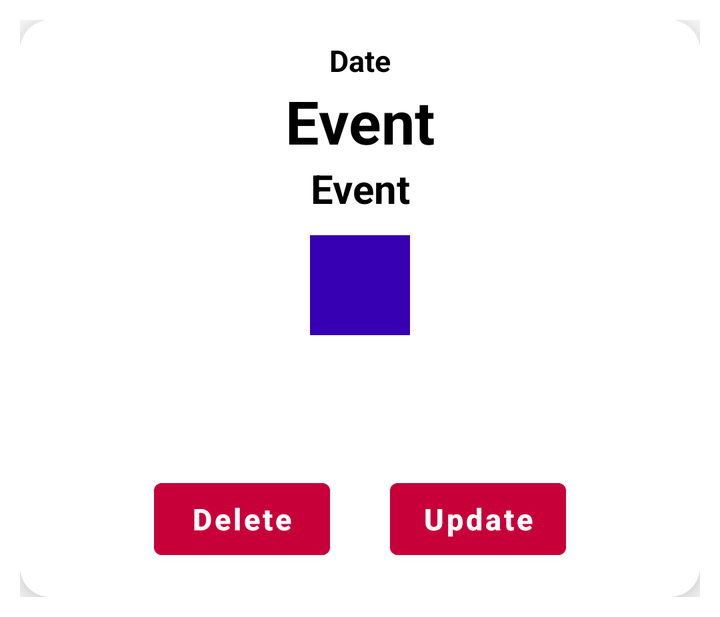
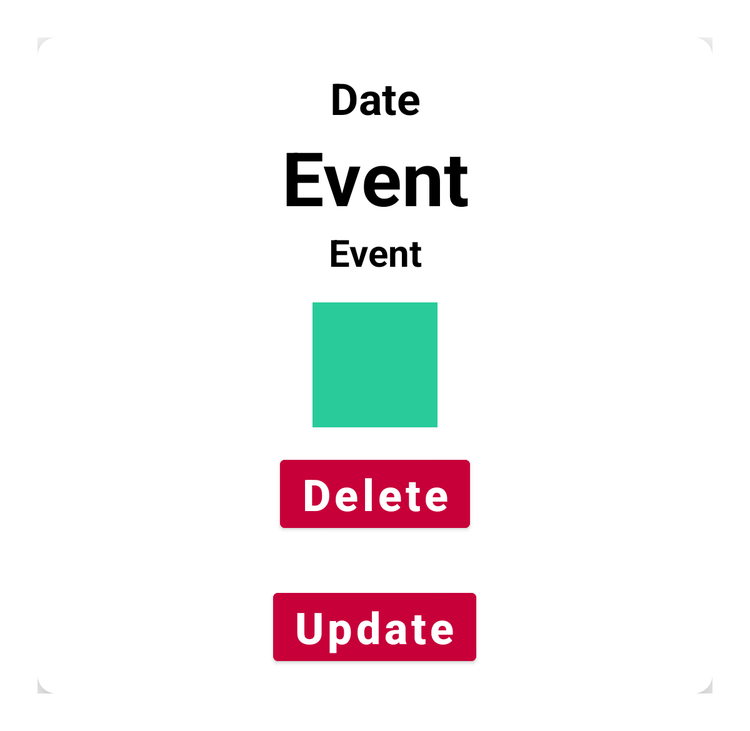

Compare how this app lays out the same screen by default and in its alternative resource folder. The renders come first, then the two layout files and the values they reference.
<!-- AndroidManifest.xml: application theme Theme.Agenda -->
<!-- res/layout/show_event_rowlayout.xml -->
<?xml version="1.0" encoding="utf-8"?>
<LinearLayout xmlns:android="http://schemas.android.com/apk/res/android"
    android:layout_width="match_parent"
    android:layout_height="wrap_content"
    xmlns:app="http://schemas.android.com/apk/res-auto"
    android:orientation="vertical"
    android:layout_margin="10dp">

    <androidx.cardview.widget.CardView
        android:layout_width="match_parent"
        android:layout_height="wrap_content"
        app:cardCornerRadius="15dp"
        app:cardElevation="12sp">
        <LinearLayout
            android:layout_width="match_parent"
            android:layout_height="wrap_content"
            android:orientation="vertical"
            android:background="@color/white"
            android:id="@+id/parent">
            <TextView
                android:layout_width="match_parent"
                android:layout_height="wrap_content"
                android:gravity="center"
                android:textColor="@color/black"
                android:id="@+id/eventdate"
                android:textStyle="bold"
                android:text="Date"
                android:layout_marginTop="10dp"
                android:textSize="15sp"/>
            <TextView
                android:layout_width="match_parent"
                android:layout_height="wrap_content"
                android:gravity="center"
                android:textColor="@color/black"
                android:id="@+id/eventname"
                android:textStyle="bold"
                android:text="Event"
                android:textSize="30sp"/>
            <TextView
                android:layout_width="match_parent"
                android:layout_height="wrap_content"
                android:gravity="center"
                android:textColor="@color/black"
                android:id="@+id/eventtime"
                android:textStyle="bold"
                android:text="Event"
                android:textSize="20sp"/>
            <ImageButton
                android:layout_width="50dp"
                android:layout_height="50dp"
                android:id="@+id/alarmbtn"
                android:layout_gravity="center"
                android:layout_marginTop="10dp"
                android:src="@drawable/ic_baseline_notifications_off_24"
                android:background="@color/design_default_color_primary_dark"/>
            <Button
                android:layout_width="wrap_content"
                android:layout_height="wrap_content"
                android:id="@+id/carte"
                android:text="@string/carte"
                android:visibility="invisible"
                android:layout_gravity="center"
                android:layout_marginTop="5dp"/>
            <LinearLayout
                android:layout_width="wrap_content"
                android:layout_height="match_parent"
                android:orientation="horizontal"
                android:layout_gravity="center_horizontal">
                <Button
                    android:layout_width="wrap_content"
                    android:layout_height="wrap_content"
                    android:id="@+id/delete"
                    android:textStyle="bold"
                    android:layout_gravity="center"
                    android:textColor="@color/white"
                    android:text="@string/delete"
                    android:textSize="15sp"
                    android:textAllCaps="false"
                    android:backgroundTint="@color/background"
                    android:layout_margin="15dp"/>
                <Button
                    android:layout_width="wrap_content"
                    android:layout_height="wrap_content"
                    android:id="@+id/update"
                    android:textStyle="bold"
                    android:layout_gravity="center"
                    android:textColor="@color/white"
                    android:text="@string/update"
                    android:textSize="15sp"
                    android:textAllCaps="false"
                    android:backgroundTint="@color/background"
                    android:layout_margin="15dp"/>

            </LinearLayout>

        </LinearLayout>
    </androidx.cardview.widget.CardView>
</LinearLayout>
<!-- resources referenced by this layout -->
<resources>
  <color name="background">#C70039</color>
  <color name="black">#FF000000</color>
  <color name="white">#FFFFFFFF</color>
  <string name="carte">show location</string>
  <string name="delete">Delete</string>
  <string name="update">Update</string>
  <style name="Theme.Agenda" parent="Theme.MaterialComponents.DayNight.NoActionBar">
          
          <item name="colorPrimary">@color/background</item>
          <item name="colorPrimaryVariant">@color/connect</item>
          <item name="colorOnPrimary">@color/white</item>
          
          <item name="colorSecondary">@color/teal_200</item>
          <item name="colorSecondaryVariant">@color/teal_700</item>
          <item name="colorOnSecondary">@color/black</item>
          
          <item name="android:statusBarColor" tools:targetApi="l">?attr/colorPrimaryVariant</item>
          
      </style>
  <color name="connect">#FBDEE5</color>
  <color name="teal_200">#FF03DAC5</color>
  <color name="teal_700">#FF018786</color>
</resources>
<!-- res/layout-sw600dp/show_event_rowlayout.xml (the repository's variant of the layout above) -->
<!-- drawn on a 7-inch tablet held upright -->
<?xml version="1.0" encoding="utf-8"?>
<LinearLayout xmlns:android="http://schemas.android.com/apk/res/android"
    android:layout_width="match_parent"
    android:layout_height="wrap_content"
    xmlns:app="http://schemas.android.com/apk/res-auto"
    android:orientation="vertical"
    android:layout_margin="30dp">

    <androidx.cardview.widget.CardView
        android:layout_width="match_parent"
        android:layout_height="wrap_content"
        app:cardCornerRadius="15dp"
        app:cardElevation="20sp">
        <LinearLayout
            android:layout_width="match_parent"
            android:layout_height="wrap_content"
            android:orientation="vertical"
            android:background="@color/white"
            android:id="@+id/parent">
            <TextView
                android:layout_width="match_parent"
                android:layout_height="wrap_content"
                android:gravity="center"
                android:textColor="@color/black"
                android:id="@+id/eventdate"
                android:textStyle="bold"
                android:text="Date"
                android:layout_marginTop="25dp"
                android:textSize="35sp"/>
            <TextView
                android:layout_width="match_parent"
                android:layout_height="wrap_content"
                android:gravity="center"
                android:textColor="@color/black"
                android:id="@+id/eventname"
                android:textStyle="bold"
                android:text="Event"
                android:textSize="60sp"/>
            <TextView
                android:layout_width="match_parent"
                android:layout_height="wrap_content"
                android:gravity="center"
                android:textColor="@color/black"
                android:id="@+id/eventtime"
                android:textStyle="bold"
                android:text="Event"
                android:textSize="30sp"/>
            <ImageButton
                android:layout_width="100dp"
                android:layout_height="100dp"
                android:id="@+id/alarmbtn"
                android:layout_gravity="center"
                android:layout_marginTop="20dp"
                android:src="@drawable/ic_baseline_notifications_off_24"
                android:background="@color/monday"/>
            <Button
                android:layout_width="wrap_content"
                android:layout_height="wrap_content"
                android:id="@+id/delete"
                android:textStyle="bold"
                android:layout_gravity="center"
                android:textColor="@color/white"
                android:text="@string/delete"
                android:textSize="35sp"
                android:textAllCaps="false"
                android:backgroundTint="@color/background"
                android:layout_margin="20dp"/>
            <Button
                android:layout_width="wrap_content"
                android:layout_height="wrap_content"
                android:id="@+id/update"
                android:textStyle="bold"
                android:layout_gravity="center"
                android:textColor="@color/white"
                android:text="@string/update"
                android:textSize="35sp"
                android:textAllCaps="false"
                android:backgroundTint="@color/background"
                android:layout_margin="20dp"/>
        </LinearLayout>
    </androidx.cardview.widget.CardView>
</LinearLayout>
<!-- resources referenced by the variant -->
<!-- as a 7-inch tablet held upright resolves them -->
<resources>
  <color name="background">#C70039</color>
  <color name="black">#FF000000</color>
  <color name="monday">#29CB9A</color>
  <color name="white">#FFFFFFFF</color>
  <string name="delete">Delete</string>
  <string name="update">Update</string>
  <style name="Theme.Agenda" parent="Theme.MaterialComponents.DayNight.NoActionBar">
          
          <item name="colorPrimary">@color/background</item>
          <item name="colorPrimaryVariant">@color/connect</item>
          <item name="colorOnPrimary">@color/white</item>
          
          <item name="colorSecondary">@color/teal_200</item>
          <item name="colorSecondaryVariant">@color/teal_700</item>
          <item name="colorOnSecondary">@color/black</item>
          
          <item name="android:statusBarColor" tools:targetApi="l">?attr/colorPrimaryVariant</item>
          
      </style>
  <color name="connect">#FBDEE5</color>
  <color name="teal_200">#FF03DAC5</color>
  <color name="teal_700">#FF018786</color>
</resources>
